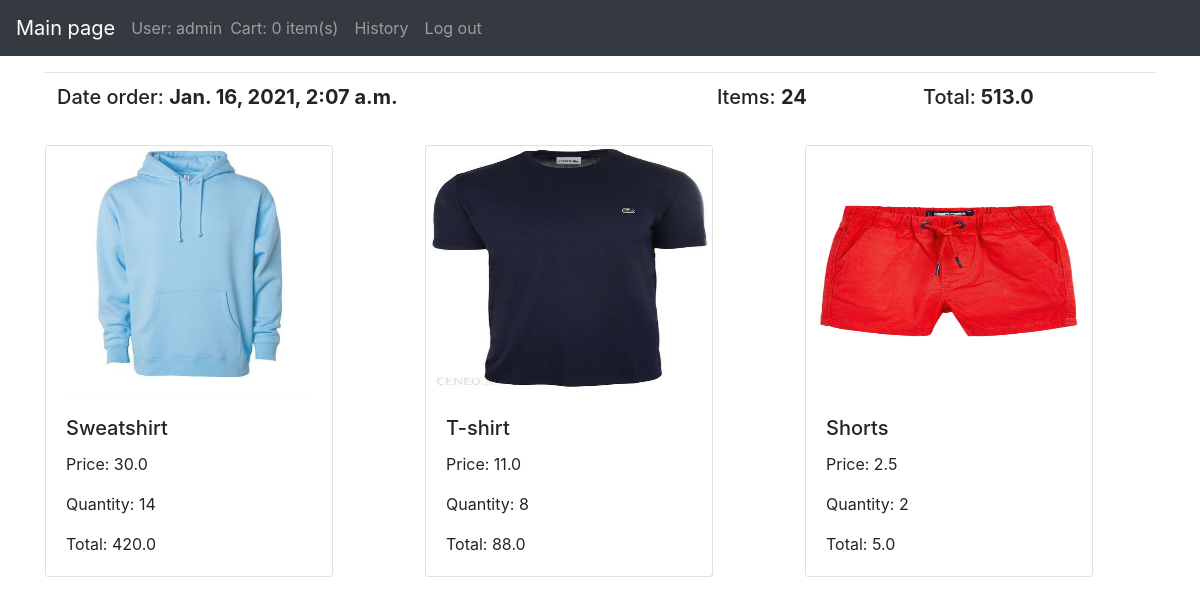
Page /detail/2/ (signed in) on the committed database.
### store/models.py (models this page shows, shortened)
class Order(models.Model):
    customer = models.ForeignKey(Customer, on_delete=models.SET_NULL, null=True, blank=True)
    date_ordered = models.DateTimeField(auto_now_add=True)
    complete = models.BooleanField(default=False)
    status = models.CharField(max_length=200, default="")
    @property
    def get_cart_total(self):
        orderitems = self.orderitem_set.all()
        total = sum([item.get_total for item in orderitems])
        return total
    @property
    def get_cart_items(self):
        orderitems = self.orderitem_set.all()
        total = sum([item.quantity for item in orderitems])
        return total

class OrderItem(models.Model):
    product = models.ForeignKey(Product, on_delete=models.SET_NULL, null=True)
    order = models.ForeignKey(Order, on_delete=models.SET_NULL, null=True)
    quantity = models.IntegerField(default=0, null=True, blank=True)
    @property
    def get_total(self):
        total = self.product.price * self.quantity
        return total

class Product(models.Model):
    name = models.CharField(max_length=200)
    price = models.FloatField()
    image = models.ImageField(null=True, blank=True)
    instock = models.IntegerField(default=100)
    @property
    def imageURL(self):
        try:
            url = self.image.url
        except:
            url = ''
        return url

### store/views.py (the view)
# urls.py: path('detail/<int:order_id>/', views.detail, name="detail")
def detail(request,order_id):
    order = Order.objects.get(id=order_id)
    allItems = order.orderitem_set.all()
    data = prepareCartData(request)
    cartItems = data['cartItems']
    return render(request, 'detail.html', {"allItems":allItems,'cartItems': cartItems, "order":order})

### store/data.py (called while the page is built)
def prepareCartData(request):
    customer=request.user.customer
    if Order.objects.filter(customer=customer, complete= False).exists():
        order = Order.objects.get(customer=customer, complete= False)
    else:
        order = Order.objects.create(customer= customer,complete= False)
    cartItems= order.get_cart_items
    items = order.orderitem_set.all()
    return {'cartItems': cartItems, 'order': order, 'items': items}

### templates/detail.html
{% extends 'main.html' %}
{% load static %}
{% block content %}
    <table class="table">
        <tr>
            <th><h5>Date order: <strong>{{order.date_ordered}}</strong></h5></th>
            <th><h5>Items: <strong>{{order.get_cart_items}}</strong></h5></th>
            <th><h5>Total:<strong> {{order.get_cart_total}}</strong></h5></th>
        </tr>
    </table>
	<div class="row">
		{% for item in allItems %}
		    <div class="col-sm-4">
                <div class="card" style="width: 18rem;">
                <img class="card-img-top" src="{{item.product.imageURL}}" alt="Card image cap" width="250" height="250" >
                    <div class="card-body">
                    <h5 class="card-title">{{item.product.name}}</h5>
                    <p class="card-text">Price: {{item.product.price}} </p>
                     <p class="card-text">Quantity: {{item.quantity}} </p>
                        <p class="card-text">Total: {{item.get_total}} </p>
                    </div>
                </div>
            </div>
		{% endfor %}
	</div>
{% endblock content %}

### templates/main.html (shortened to what this page needs)
<!DOCTYPE html>
{% load static %}
<html>
<head>
	<link rel="stylesheet" href="https://stackpath.bootstrapcdn.com/bootstrap/4.4.1/css/bootstrap.min.css">
</head>
<body>
    <nav class="navbar navbar-expand-sm bg-dark navbar-dark fixed-top">
  <a class="navbar-brand" href="{% url 'store' %}">Main page</a>
         <span class="navbar-text">
    User: {{ request.user }}
  </span>
  <ul class="navbar-nav">
    <li class="nav-item">
      <a class="nav-link" href="{% url 'cart' %}">Cart: {{ cartItems }} item(s)</a>
    </li>
      <li class="nav-item">
      <a class="nav-link" href="{% url 'history' %}">History</a>
    </li>
    <li class="nav-item">
      <a class="nav-link" href="{% url 'logout' %}">Log out</a>
    </li>
  </ul>
</nav>
     <div class="container ">
         <br>
     <br>
     <br>
            {% block content %}
            {% endblock content %}
     </div>
</body>
</html>

### rows in the picture
Order: date_ordered "Jan. 16, 2021, 2:07 a.m.", get_cart_items "24", get_cart_total "513.0"
OrderItem: product.imageURL (picture), product.name "Sweatshirt", product.price "30.0", quantity "14", get_total "420.0"
OrderItem: product.imageURL (picture), product.name "T-shirt", product.price "11.0", quantity "8", get_total "88.0"
OrderItem: product.imageURL (picture), product.name "Shorts", product.price "2.5", quantity "2", get_total "5.0"

### other values in the picture
{{ request.user }} "admin"
{{ cartItems }} "0"
